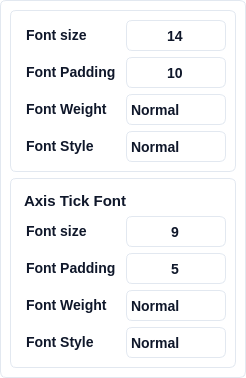
          <widget class="QFrame" name="pyqt5_frame_buffer_group_2">
           <property name="layoutDirection">
            <enum>Qt::LeftToRight</enum>
           </property>
           <property name="autoFillBackground">
            <bool>false</bool>
           </property>
           <property name="styleSheet">
            <string notr="true">box-sizing: border-box;
display: flex;
flex-direction: column;
align-items: flex-start;
gap: 25px;
background: #FFFFFF;
border: 1px solid #E2E8F0; /* slate/200 */
border-radius: 6px;</string>
           </property>
           <property name="frameShape">
            <enum>QFrame::StyledPanel</enum>
           </property>
           <property name="frameShadow">
            <enum>QFrame::Raised</enum>
           </property>
           <layout class="QVBoxLayout" name="verticalLayout_15">
            <property name="spacing">
             <number>6</number>
            </property>
            <property name="leftMargin">
             <number>9</number>
            </property>
            <property name="topMargin">
             <number>9</number>
            </property>
            <property name="rightMargin">
             <number>9</number>
            </property>
            <property name="bottomMargin">
             <number>9</number>
            </property>
            <item>
             <widget class="QFrame" name="verticalFrame">
              <property name="styleSheet">
               <string notr="true">background: #FFFFFF;
border: 1px solid #E2E8F0; /* slate/200 */
border-radius: 6px;</string>
              </property>
              <layout class="QVBoxLayout" name="verticalLayout">
               <property name="leftMargin">
                <number>9</number>
               </property>
               <property name="topMargin">
                <number>9</number>
               </property>
               <property name="rightMargin">
                <number>9</number>
               </property>
               <property name="bottomMargin">
                <number>9</number>
               </property>
               <item>
                <layout class="QHBoxLayout" name="horizontalLayout_44" stretch="1,1">
                 <property name="leftMargin">
                  <number>0</number>
                 </property>
                 <property name="topMargin">
                  <number>0</number>
                 </property>
                 <property name="rightMargin">
                  <number>0</number>
                 </property>
                 <property name="bottomMargin">
                  <number>0</number>
                 </property>
                 <item>
                  <widget class="QLabel" name="label_54">
                   <property name="styleSheet">
                    <string notr="true"> 	border: none;
	color: #0F172A;  /* Text color */
    font-family: 'Segoe UI', sans-serif;  /* Font family */
    font-style: normal;  /* Font style */
    font-weight: 500;  /* Font weight */
    font-size: 14px;  /* Font size */
    line-height: 24px;  /* Line height */
    padding-left: 2px;  /* Padding */</string>
                   </property>
                   <property name="text">
                    <string>&lt;html&gt;&lt;head/&gt;&lt;body&gt;&lt;p&gt;Font size&lt;/p&gt;&lt;/body&gt;&lt;/html&gt;</string>
                   </property>
                  </widget>
                 </item>
                 <item>
                  <widget class="QDoubleSpinBox" name="pyqt5_spinbox_axis_title_size">
                   <property name="sizePolicy">
                    <sizepolicy hsizetype="Minimum" vsizetype="Fixed">
                     <horstretch>0</horstretch>
                     <verstretch>0</verstretch>
                    </sizepolicy>
                   </property>
                   <property name="minimumSize">
                    <size>
                     <width>100</width>
                     <height>31</height>
                    </size>
                   </property>
                   <property name="maximumSize">
                    <size>
                     <width>250</width>
                     <height>31</height>
                    </size>
                   </property>
                   <property name="toolTip">
                    <string>&lt;html&gt;&lt;head/&gt;&lt;body&gt;&lt;p&gt;Axis Label Font Size&lt;/p&gt;&lt;/body&gt;&lt;/html&gt;</string>
                   </property>
                   <property name="styleSheet">
                    <string notr="true">QDoubleSpinBox {
	background: #FFFFFF;
	border: 1px solid #E2E8F0; /* slate/200 */
	border-radius: 6px;
	color: #0F172A;  /* Text color */
    font-family: 'Segoe UI', sans-serif;  /* Font family */
    font-style: normal;  /* Font style */
    font-weight: 500;  /* Font weight */
    font-size: 14px;  /* Font size */
}

QDoubleSpinBox:focus {
}

QDoubleSpinBox:disabled {
}

QDoubleSpinBox::up-button {
	background: #FFFFFF;
	border: none; 
	subcontrol-position: center right;
	padding-right: 10px;
}

QDoubleSpinBox::down-button {
	background: #FFFFFF;
	border: none;
	subcontrol-position: center left;
	padding-left: 10px;
}

QDoubleSpinBox::up-arrow {
	image: url(:/ui/qt/resources/buttons/add_icon.png);
	width: 20px;
    height: 20px;
}

QDoubleSpinBox::down-arrow {	
	image: url(:/ui/qt/resources/buttons/substract_icon.png);
	width: 20px;
    height: 20px;
}

QDoubleSpinBox::up-arrow:disabled, QSpinBox::up-arrow:off {
}

QDoubleSpinBox::down-arrow:disabled, QSpinBox::down-arrow:off {
}</string>
                   </property>
                   <property name="alignment">
                    <set>Qt::AlignCenter</set>
                   </property>
                   <property name="decimals">
                    <number>0</number>
                   </property>
                   <property name="minimum">
                    <double>1.000000000000000</double>
                   </property>
                   <property name="maximum">
                    <double>200.000000000000000</double>
                   </property>
                   <property name="singleStep">
                    <double>1.000000000000000</double>
                   </property>
                   <property name="value">
                    <double>14.000000000000000</double>
                   </property>
                  </widget>
                 </item>
                </layout>
               </item>
               <item>
                <layout class="QHBoxLayout" name="horizontalLayout_51" stretch="1,1">
                 <property name="leftMargin">
                  <number>0</number>
                 </property>
                 <property name="topMargin">
                  <number>0</number>
                 </property>
                 <property name="rightMargin">
                  <number>0</number>
                 </property>
                 <property name="bottomMargin">
                  <number>0</number>
                 </property>
                 <item>
                  <widget class="QLabel" name="label_55">
                   <property name="styleSheet">
                    <string notr="true"> 	border: none;
	color: #0F172A;  /* Text color */
    font-family: 'Segoe UI', sans-serif;  /* Font family */
    font-style: normal;  /* Font style */
    font-weight: 500;  /* Font weight */
    font-size: 14px;  /* Font size */
    line-height: 24px;  /* Line height */
    padding-left: 2px;  /* Padding */</string>
                   </property>
                   <property name="text">
                    <string>&lt;html&gt;&lt;head/&gt;&lt;body&gt;&lt;p&gt;Font Padding&lt;/p&gt;&lt;/body&gt;&lt;/html&gt;</string>
                   </property>
                  </widget>
                 </item>
                 <item>
                  <widget class="QDoubleSpinBox" name="pyqt5_spinbox_axis_title_padding">
                   <property name="sizePolicy">
                    <sizepolicy hsizetype="Minimum" vsizetype="Fixed">
                     <horstretch>0</horstretch>
                     <verstretch>0</verstretch>
                    </sizepolicy>
                   </property>
                   <property name="minimumSize">
                    <size>
                     <width>100</width>
                     <height>31</height>
                    </size>
                   </property>
                   <property name="maximumSize">
                    <size>
                     <width>250</width>
                     <height>31</height>
                    </size>
                   </property>
                   <property name="toolTip">
                    <string>&lt;html&gt;&lt;head/&gt;&lt;body&gt;&lt;p&gt;Axis Label Padding&lt;/p&gt;&lt;/body&gt;&lt;/html&gt;</string>
                   </property>
                   <property name="styleSheet">
                    <string notr="true">QDoubleSpinBox {
	background: #FFFFFF;
	border: 1px solid #E2E8F0; /* slate/200 */
	border-radius: 6px;
	color: #0F172A;  /* Text color */
    font-family: 'Segoe UI', sans-serif;  /* Font family */
    font-style: normal;  /* Font style */
    font-weight: 500;  /* Font weight */
    font-size: 14px;  /* Font size */
}

QDoubleSpinBox:focus {
}

QDoubleSpinBox:disabled {
}

QDoubleSpinBox::up-button {
	background: #FFFFFF;
	border: none; 
	subcontrol-position: center right;
	padding-right: 10px;
}

QDoubleSpinBox::down-button {
	background: #FFFFFF;
	border: none;
	subcontrol-position: center left;
	padding-left: 10px;
}

QDoubleSpinBox::up-arrow {
	image: url(:/ui/qt/resources/buttons/add_icon.png);
	width: 20px;
    height: 20px;
}

QDoubleSpinBox::down-arrow {	
	image: url(:/ui/qt/resources/buttons/substract_icon.png);
	width: 20px;
    height: 20px;
}

QDoubleSpinBox::up-arrow:disabled, QSpinBox::up-arrow:off {
}

QDoubleSpinBox::down-arrow:disabled, QSpinBox::down-arrow:off {
}</string>
                   </property>
                   <property name="alignment">
                    <set>Qt::AlignCenter</set>
                   </property>
                   <property name="decimals">
                    <number>0</number>
                   </property>
                   <property name="minimum">
                    <double>1.000000000000000</double>
                   </property>
                   <property name="maximum">
                    <double>200.000000000000000</double>
                   </property>
                   <property name="singleStep">
                    <double>1.000000000000000</double>
                   </property>
                   <property name="value">
                    <double>10.000000000000000</double>
                   </property>
                  </widget>
                 </item>
                </layout>
               </item>
               <item>
                <layout class="QHBoxLayout" name="horizontalLayout_63" stretch="1,1">
                 <property name="leftMargin">
                  <number>0</number>
                 </property>
                 <property name="topMargin">
                  <number>0</number>
                 </property>
                 <property name="rightMargin">
                  <number>0</number>
                 </property>
                 <property name="bottomMargin">
                  <number>0</number>
                 </property>
                 <item>
                  <widget class="QLabel" name="label_56">
                   <property name="styleSheet">
                    <string notr="true"> 	border: none;
	color: #0F172A;  /* Text color */
    font-family: 'Segoe UI', sans-serif;  /* Font family */
    font-style: normal;  /* Font style */
    font-weight: 500;  /* Font weight */
    font-size: 14px;  /* Font size */
    line-height: 24px;  /* Line height */
    padding-left: 2px;  /* Padding */</string>
                   </property>
                   <property name="text">
                    <string>&lt;html&gt;&lt;head/&gt;&lt;body&gt;&lt;p&gt;Font Weight&lt;/p&gt;&lt;/body&gt;&lt;/html&gt;</string>
                   </property>
                  </widget>
                 </item>
                 <item>
                  <widget class="QComboBox" name="pyqt5_combo_axis_font_weight">
                   <property name="minimumSize">
                    <size>
                     <width>100</width>
                     <height>31</height>
                    </size>
                   </property>
                   <property name="maximumSize">
                    <size>
                     <width>250</width>
                     <height>16777215</height>
                    </size>
                   </property>
                   <property name="styleSheet">
                    <string notr="true">QComboBox {
	background: #FFFFFF;
	border: 1px solid #E2E8F0; /* slate/200 */
	border-radius: 6px;
	color: #0F172A;  /* Text color */
    font-family: 'Segoe UI', sans-serif;  /* Font family */
    font-style: normal;  /* Font style */
    font-weight: 500;  /* Font weight */
    font-size: 14px;  /* Font size */
}

/* Drop-down button */
QComboBox::drop-down {
    border: none;	
}

/* Down arrow */
QComboBox::down-arrow {
    image: url(:/ui/qt/resources/checkbox/down_icon.png);
	padding-right: 12px;
}

/* Down arrow when disabled */
QComboBox::down-arrow:disabled {
}

/* Drop-down items */
QComboBox QAbstractItemView {
    border: 1px solid #E2E8F0; /* slate/200 */
    selection-background-color: #F1F5F9;
}

/* Individual items */
QComboBox::item {
    background-color: white;
    color: #0F172A;
}</string>
                   </property>
                   <property name="currentIndex">
                    <number>1</number>
                   </property>
                   <item>
                    <property name="text">
                     <string>Light</string>
                    </property>
                   </item>
                   <item>
                    <property name="text">
                     <string>Normal</string>
                    </property>
                   </item>
                   <item>
                    <property name="text">
                     <string>Bold</string>
                    </property>
                   </item>
                  </widget>
                 </item>
                </layout>
               </item>
               <item>
                <layout class="QHBoxLayout" name="horizontalLayout_64" stretch="1,1">
                 <property name="leftMargin">
                  <number>0</number>
                 </property>
                 <property name="topMargin">
                  <number>0</number>
                 </property>
                 <property name="rightMargin">
                  <number>0</number>
                 </property>
                 <property name="bottomMargin">
                  <number>0</number>
                 </property>
                 <item>
                  <widget class="QLabel" name="label_57">
                   <property name="styleSheet">
                    <string notr="true"> 	border: none;
	color: #0F172A;  /* Text color */
    font-family: 'Segoe UI', sans-serif;  /* Font family */
    font-style: normal;  /* Font style */
    font-weight: 500;  /* Font weight */
    font-size: 14px;  /* Font size */
    line-height: 24px;  /* Line height */
    padding-left: 2px;  /* Padding */</string>
                   </property>
                   <property name="text">
                    <string>&lt;html&gt;&lt;head/&gt;&lt;body&gt;&lt;p&gt;Font Style&lt;/p&gt;&lt;/body&gt;&lt;/html&gt;</string>
                   </property>
                  </widget>
                 </item>
                 <item>
                  <widget class="QComboBox" name="pyqt5_combo_axis_font_style">
                   <property name="minimumSize">
                    <size>
                     <width>100</width>
                     <height>31</height>
                    </size>
                   </property>
                   <property name="maximumSize">
                    <size>
                     <width>250</width>
                     <height>16777215</height>
                    </size>
                   </property>
                   <property name="styleSheet">
                    <string notr="true">QComboBox {
	background: #FFFFFF;
	border: 1px solid #E2E8F0; /* slate/200 */
	border-radius: 6px;
	color: #0F172A;  /* Text color */
    font-family: 'Segoe UI', sans-serif;  /* Font family */
    font-style: normal;  /* Font style */
    font-weight: 500;  /* Font weight */
    font-size: 14px;  /* Font size */

}

/* Drop-down button */
QComboBox::drop-down {
    border: none;	
}

/* Down arrow */
QComboBox::down-arrow {
    image: url(:/ui/qt/resources/checkbox/down_icon.png);
	padding-right: 12px;
}

/* Down arrow when disabled */
QComboBox::down-arrow:disabled {
}

/* Drop-down items */
QComboBox QAbstractItemView {
    border: 1px solid #E2E8F0; /* slate/200 */
    selection-background-color: #F1F5F9;
}

/* Individual items */
QComboBox::item {
    background-color: white;
    color: #0F172A;
}</string>
                   </property>
                   <property name="currentIndex">
                    <number>0</number>
                   </property>
                   <item>
                    <property name="text">
                     <string>Normal</string>
                    </property>
                   </item>
                   <item>
                    <property name="text">
                     <string>Italic</string>
                    </property>
                   </item>
                   <item>
                    <property name="text">
                     <string>Oblique</string>
                    </property>
                   </item>
                  </widget>
                 </item>
                </layout>
               </item>
              </layout>
             </widget>
            </item>
            <item>
             <widget class="QFrame" name="verticalFrame_8">
              <property name="styleSheet">
               <string notr="true">background: #FFFFFF;
border: 1px solid #E2E8F0; /* slate/200 */
border-radius: 6px;</string>
              </property>
              <layout class="QVBoxLayout" name="verticalLayout_11">
               <property name="leftMargin">
                <number>9</number>
               </property>
               <property name="topMargin">
                <number>9</number>
               </property>
               <property name="rightMargin">
                <number>9</number>
               </property>
               <property name="bottomMargin">
                <number>9</number>
               </property>
               <item>
                <widget class="QLabel" name="label_58">
                 <property name="styleSheet">
                  <string notr="true"> 	border: none;
	color: #0F172A;  /* Text color */
    font-family: 'Segoe UI', sans-serif;  /* Font family */
    font-style: normal;  /* Font style */
    font-weight: 500;  /* Font weight */
    font-size: 15px;  /* Font size */
    line-height: 24px;  /* Line height */
    padding-top: 4px;  /* Padding */</string>
                 </property>
                 <property name="text">
                  <string>&lt;html&gt;&lt;head/&gt;&lt;body&gt;&lt;p&gt;Axis Tick Font&lt;/p&gt;&lt;/body&gt;&lt;/html&gt;</string>
                 </property>
                </widget>
               </item>
               <item>
                <layout class="QHBoxLayout" name="horizontalLayout_47" stretch="1,1">
                 <property name="leftMargin">
                  <number>0</number>
                 </property>
                 <property name="topMargin">
                  <number>0</number>
                 </property>
                 <property name="rightMargin">
                  <number>0</number>
                 </property>
                 <property name="bottomMargin">
                  <number>0</number>
                 </property>
                 <item>
                  <widget class="QLabel" name="label_59">
                   <property name="styleSheet">
                    <string notr="true"> 	border: none;
	color: #0F172A;  /* Text color */
    font-family: 'Segoe UI', sans-serif;  /* Font family */
    font-style: normal;  /* Font style */
    font-weight: 500;  /* Font weight */
    font-size: 14px;  /* Font size */
    line-height: 24px;  /* Line height */
    padding-left: 2px;  /* Padding */</string>
                   </property>
                   <property name="text">
                    <string>&lt;html&gt;&lt;head/&gt;&lt;body&gt;&lt;p&gt;Font size&lt;/p&gt;&lt;/body&gt;&lt;/html&gt;</string>
                   </property>
                  </widget>
                 </item>
                 <item>
                  <widget class="QDoubleSpinBox" name="pyqt5_spinbox_tick_size">
                   <property name="sizePolicy">
                    <sizepolicy hsizetype="Minimum" vsizetype="Fixed">
                     <horstretch>0</horstretch>
                     <verstretch>0</verstretch>
                    </sizepolicy>
                   </property>
                   <property name="minimumSize">
                    <size>
                     <width>100</width>
                     <height>31</height>
                    </size>
                   </property>
                   <property name="maximumSize">
                    <size>
                     <width>250</width>
                     <height>31</height>
                    </size>
                   </property>
                   <property name="toolTip">
                    <string>&lt;html&gt;&lt;head/&gt;&lt;body&gt;&lt;p&gt;Font Size&lt;/p&gt;&lt;/body&gt;&lt;/html&gt;</string>
                   </property>
                   <property name="styleSheet">
                    <string notr="true">QDoubleSpinBox {
	background: #FFFFFF;
	border: 1px solid #E2E8F0; /* slate/200 */
	border-radius: 6px;
	color: #0F172A;  /* Text color */
    font-family: 'Segoe UI', sans-serif;  /* Font family */
    font-style: normal;  /* Font style */
    font-weight: 500;  /* Font weight */
    font-size: 14px;  /* Font size */
}

QDoubleSpinBox:focus {
}

QDoubleSpinBox:disabled {
}

QDoubleSpinBox::up-button {
	background: #FFFFFF;
	border: none; 
	subcontrol-position: center right;
	padding-right: 10px;
}

QDoubleSpinBox::down-button {
	background: #FFFFFF;
	border: none;
	subcontrol-position: center left;
	padding-left: 10px;
}

QDoubleSpinBox::up-arrow {
	image: url(:/ui/qt/resources/buttons/add_icon.png);
	width: 20px;
    height: 20px;
}

QDoubleSpinBox::down-arrow {	
	image: url(:/ui/qt/resources/buttons/substract_icon.png);
	width: 20px;
    height: 20px;
}

QDoubleSpinBox::up-arrow:disabled, QSpinBox::up-arrow:off {
}

QDoubleSpinBox::down-arrow:disabled, QSpinBox::down-arrow:off {
}</string>
                   </property>
                   <property name="alignment">
                    <set>Qt::AlignCenter</set>
                   </property>
                   <property name="decimals">
                    <number>0</number>
                   </property>
                   <property name="minimum">
                    <double>1.000000000000000</double>
                   </property>
                   <property name="maximum">
                    <double>200.000000000000000</double>
                   </property>
                   <property name="singleStep">
                    <double>1.000000000000000</double>
                   </property>
                   <property name="value">
                    <double>9.000000000000000</double>
                   </property>
                  </widget>
                 </item>
                </layout>
               </item>
               <item>
                <layout class="QHBoxLayout" name="horizontalLayout_65" stretch="1,1">
                 <property name="leftMargin">
                  <number>0</number>
                 </property>
                 <property name="topMargin">
                  <number>0</number>
                 </property>
                 <property name="rightMargin">
                  <number>0</number>
                 </property>
                 <property name="bottomMargin">
                  <number>0</number>
                 </property>
                 <item>
                  <widget class="QLabel" name="label_60">
                   <property name="styleSheet">
                    <string notr="true"> 	border: none;
	color: #0F172A;  /* Text color */
    font-family: 'Segoe UI', sans-serif;  /* Font family */
    font-style: normal;  /* Font style */
    font-weight: 500;  /* Font weight */
    font-size: 14px;  /* Font size */
    line-height: 24px;  /* Line height */
    padding-left: 2px;  /* Padding */</string>
                   </property>
                   <property name="text">
                    <string>&lt;html&gt;&lt;head/&gt;&lt;body&gt;&lt;p&gt;Font Padding&lt;/p&gt;&lt;/body&gt;&lt;/html&gt;</string>
                   </property>
                  </widget>
                 </item>
                 <item>
                  <widget class="QDoubleSpinBox" name="pyqt5_spinbox_tick_label_padding">
                   <property name="sizePolicy">
                    <sizepolicy hsizetype="Minimum" vsizetype="Fixed">
                     <horstretch>0</horstretch>
                     <verstretch>0</verstretch>
                    </sizepolicy>
                   </property>
                   <property name="minimumSize">
                    <size>
                     <width>100</width>
                     <height>31</height>
                    </size>
                   </property>
                   <property name="maximumSize">
                    <size>
                     <width>250</width>
                     <height>31</height>
                    </size>
                   </property>
                   <property name="toolTip">
                    <string>&lt;html&gt;&lt;head/&gt;&lt;body&gt;&lt;p&gt;Tick Label Padding&lt;/p&gt;&lt;/body&gt;&lt;/html&gt;</string>
                   </property>
                   <property name="styleSheet">
                    <string notr="true">QDoubleSpinBox {
	background: #FFFFFF;
	border: 1px solid #E2E8F0; /* slate/200 */
	border-radius: 6px;
	color: #0F172A;  /* Text color */
    font-family: 'Segoe UI', sans-serif;  /* Font family */
    font-style: normal;  /* Font style */
    font-weight: 500;  /* Font weight */
    font-size: 14px;  /* Font size */
}

QDoubleSpinBox:focus {
}

QDoubleSpinBox:disabled {
}

QDoubleSpinBox::up-button {
	background: #FFFFFF;
	border: none; 
	subcontrol-position: center right;
	padding-right: 10px;
}

QDoubleSpinBox::down-button {
	background: #FFFFFF;
	border: none;
	subcontrol-position: center left;
	padding-left: 10px;
}

QDoubleSpinBox::up-arrow {
	image: url(:/ui/qt/resources/buttons/add_icon.png);
	width: 20px;
    height: 20px;
}

QDoubleSpinBox::down-arrow {	
	image: url(:/ui/qt/resources/buttons/substract_icon.png);
	width: 20px;
    height: 20px;
}

QDoubleSpinBox::up-arrow:disabled, QSpinBox::up-arrow:off {
}

QDoubleSpinBox::down-arrow:disabled, QSpinBox::down-arrow:off {
}</string>
                   </property>
                   <property name="alignment">
                    <set>Qt::AlignCenter</set>
                   </property>
                   <property name="decimals">
                    <number>0</number>
                   </property>
                   <property name="minimum">
                    <double>1.000000000000000</double>
                   </property>
                   <property name="maximum">
                    <double>200.000000000000000</double>
                   </property>
                   <property name="singleStep">
                    <double>1.000000000000000</double>
                   </property>
                   <property name="value">
                    <double>5.000000000000000</double>
                   </property>
                  </widget>
                 </item>
                </layout>
               </item>
               <item>
                <layout class="QHBoxLayout" name="horizontalLayout_66" stretch="1,0">
                 <property name="leftMargin">
                  <number>0</number>
                 </property>
                 <property name="topMargin">
                  <number>0</number>
                 </property>
                 <property name="rightMargin">
                  <number>0</number>
                 </property>
                 <property name="bottomMargin">
                  <number>0</number>
                 </property>
                 <item>
                  <widget class="QLabel" name="label_61">
                   <property name="styleSheet">
                    <string notr="true"> 	border: none;
	color: #0F172A;  /* Text color */
    font-family: 'Segoe UI', sans-serif;  /* Font family */
    font-style: normal;  /* Font style */
    font-weight: 500;  /* Font weight */
    font-size: 14px;  /* Font size */
    line-height: 24px;  /* Line height */
    padding-left: 2px;  /* Padding */</string>
                   </property>
                   <property name="text">
                    <string>&lt;html&gt;&lt;head/&gt;&lt;body&gt;&lt;p&gt;Font Weight&lt;/p&gt;&lt;/body&gt;&lt;/html&gt;</string>
                   </property>
                  </widget>
                 </item>
                 <item>
                  <widget class="QComboBox" name="pyqt5_combo_tick_font_weight">
                   <property name="minimumSize">
                    <size>
                     <width>100</width>
                     <height>31</height>
                    </size>
                   </property>
                   <property name="maximumSize">
                    <size>
                     <width>250</width>
                     <height>16777215</height>
                    </size>
                   </property>
                   <property name="styleSheet">
                    <string notr="true">QComboBox {
	background: #FFFFFF;
	border: 1px solid #E2E8F0; /* slate/200 */
	border-radius: 6px;
	color: #0F172A;  /* Text color */
    font-family: 'Segoe UI', sans-serif;  /* Font family */
    font-style: normal;  /* Font style */
    font-weight: 500;  /* Font weight */
    font-size: 14px;  /* Font size */
}

/* Drop-down button */
QComboBox::drop-down {
    border: none;	
}

/* Down arrow */
QComboBox::down-arrow {
    image: url(:/ui/qt/resources/checkbox/down_icon.png);
	padding-right: 12px;
}

/* Down arrow when disabled */
QComboBox::down-arrow:disabled {
}

/* Drop-down items */
QComboBox QAbstractItemView {
    border: 1px solid #E2E8F0; /* slate/200 */
    selection-background-color: #F1F5F9;
}

/* Individual items */
QComboBox::item {
    background-color: white;
    color: #0F172A;
}</string>
                   </property>
                   <property name="currentIndex">
                    <number>1</number>
                   </property>
                   <item>
                    <property name="text">
                     <string>Light</string>
                    </property>
                   </item>
                   <item>
                    <property name="text">
                     <string>Normal</string>
                    </property>
                   </item>
                   <item>
                    <property name="text">
                     <string>Bold</string>
                    </property>
                   </item>
                  </widget>
                 </item>
                </layout>
               </item>
               <item>
                <layout class="QHBoxLayout" name="horizontalLayout_67" stretch="1,0">
                 <property name="leftMargin">
                  <number>0</number>
                 </property>
                 <property name="topMargin">
                  <number>0</number>
                 </property>
                 <property name="rightMargin">
                  <number>0</number>
                 </property>
                 <property name="bottomMargin">
                  <number>0</number>
                 </property>
                 <item>
                  <widget class="QLabel" name="label_62">
                   <property name="styleSheet">
                    <string notr="true"> 	border: none;
	color: #0F172A;  /* Text color */
    font-family: 'Segoe UI', sans-serif;  /* Font family */
    font-style: normal;  /* Font style */
    font-weight: 500;  /* Font weight */
    font-size: 14px;  /* Font size */
    line-height: 24px;  /* Line height */
    padding-left: 2px;  /* Padding */</string>
                   </property>
                   <property name="text">
                    <string>&lt;html&gt;&lt;head/&gt;&lt;body&gt;&lt;p&gt;Font Style&lt;/p&gt;&lt;/body&gt;&lt;/html&gt;</string>
                   </property>
                  </widget>
                 </item>
                 <item>
                  <widget class="QComboBox" name="pyqt5_combo_tick_font_style">
                   <property name="minimumSize">
                    <size>
                     <width>100</width>
                     <height>31</height>
                    </size>
                   </property>
                   <property name="maximumSize">
                    <size>
                     <width>250</width>
                     <height>16777215</height>
                    </size>
                   </property>
                   <property name="styleSheet">
                    <string notr="true">QComboBox {
	background: #FFFFFF;
	border: 1px solid #E2E8F0; /* slate/200 */
	border-radius: 6px;
	color: #0F172A;  /* Text color */
    font-family: 'Segoe UI', sans-serif;  /* Font family */
    font-style: normal;  /* Font style */
    font-weight: 500;  /* Font weight */
    font-size: 14px;  /* Font size */

}

/* Drop-down button */
QComboBox::drop-down {
    border: none;	
}

/* Down arrow */
QComboBox::down-arrow {
    image: url(:/ui/qt/resources/checkbox/down_icon.png);
	padding-right: 12px;
}

/* Down arrow when disabled */
QComboBox::down-arrow:disabled {
}

/* Drop-down items */
QComboBox QAbstractItemView {
    border: 1px solid #E2E8F0; /* slate/200 */
    selection-background-color: #F1F5F9;
}

/* Individual items */
QComboBox::item {
    background-color: white;
    color: #0F172A;
}</string>
                   </property>
                   <property name="currentIndex">
                    <number>0</number>
                   </property>
                   <item>
                    <property name="text">
                     <string>Normal</string>
                    </property>
                   </item>
                   <item>
                    <property name="text">
                     <string>Italic</string>
                    </property>
                   </item>
                   <item>
                    <property name="text">
                     <string>Oblique</string>
                    </property>
                   </item>
                  </widget>
                 </item>
                </layout>
               </item>
              </layout>
             </widget>
            </item>
            <item>
             <spacer name="verticalSpacer_2">
              <property name="orientation">
               <enum>Qt::Vertical</enum>
              </property>
              <property name="sizeHint" stdset="0">
               <size>
                <width>0</width>
                <height>0</height>
               </size>
              </property>
             </spacer>
            </item>
           </layout>
          </widget>
